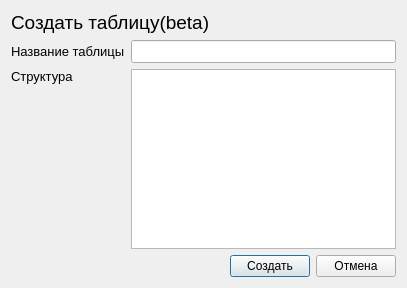
<?xml version="1.0" encoding="UTF-8"?>
<ui version="4.0">
 <class>Dialog</class>
 <widget class="QDialog" name="Dialog">
  <property name="geometry">
   <rect>
    <x>0</x>
    <y>0</y>
    <width>407</width>
    <height>288</height>
   </rect>
  </property>
  <property name="windowTitle">
   <string>Dialog</string>
  </property>
  <layout class="QVBoxLayout" name="verticalLayout">
   <item>
    <widget class="QLabel" name="label">
     <property name="font">
      <font>
       <family>Arial</family>
       <pointsize>14</pointsize>
      </font>
     </property>
     <property name="text">
      <string>Создать таблицу(beta)</string>
     </property>
     <property name="alignment">
      <set>Qt::AlignLeading|Qt::AlignLeft|Qt::AlignTop</set>
     </property>
    </widget>
   </item>
   <item>
    <layout class="QFormLayout" name="formLayout">
     <item row="0" column="0">
      <widget class="QLabel" name="label_2">
       <property name="font">
        <font>
         <pointsize>10</pointsize>
        </font>
       </property>
       <property name="text">
        <string>Название таблицы</string>
       </property>
      </widget>
     </item>
     <item row="0" column="1">
      <widget class="QLineEdit" name="tableNameE">
       <property name="font">
        <font>
         <pointsize>10</pointsize>
        </font>
       </property>
      </widget>
     </item>
     <item row="1" column="1">
      <widget class="QTextEdit" name="textEditE">
       <property name="font">
        <font>
         <pointsize>10</pointsize>
        </font>
       </property>
      </widget>
     </item>
     <item row="1" column="0">
      <widget class="QLabel" name="label_3">
       <property name="font">
        <font>
         <pointsize>10</pointsize>
        </font>
       </property>
       <property name="text">
        <string>Структура</string>
       </property>
       <property name="alignment">
        <set>Qt::AlignLeading|Qt::AlignLeft|Qt::AlignTop</set>
       </property>
      </widget>
     </item>
    </layout>
   </item>
   <item>
    <layout class="QHBoxLayout" name="horizontalLayout">
     <item>
      <spacer name="horizontalSpacer">
       <property name="orientation">
        <enum>Qt::Horizontal</enum>
       </property>
       <property name="sizeHint" stdset="0">
        <size>
         <width>40</width>
         <height>20</height>
        </size>
       </property>
      </spacer>
     </item>
     <item>
      <widget class="QPushButton" name="createBtn">
       <property name="minimumSize">
        <size>
         <width>80</width>
         <height>0</height>
        </size>
       </property>
       <property name="text">
        <string>Создать</string>
       </property>
      </widget>
     </item>
     <item>
      <widget class="QPushButton" name="cansBtn">
       <property name="minimumSize">
        <size>
         <width>80</width>
         <height>0</height>
        </size>
       </property>
       <property name="text">
        <string>Отмена</string>
       </property>
      </widget>
     </item>
    </layout>
   </item>
  </layout>
 </widget>
 <resources/>
 <connections/>
</ui>
